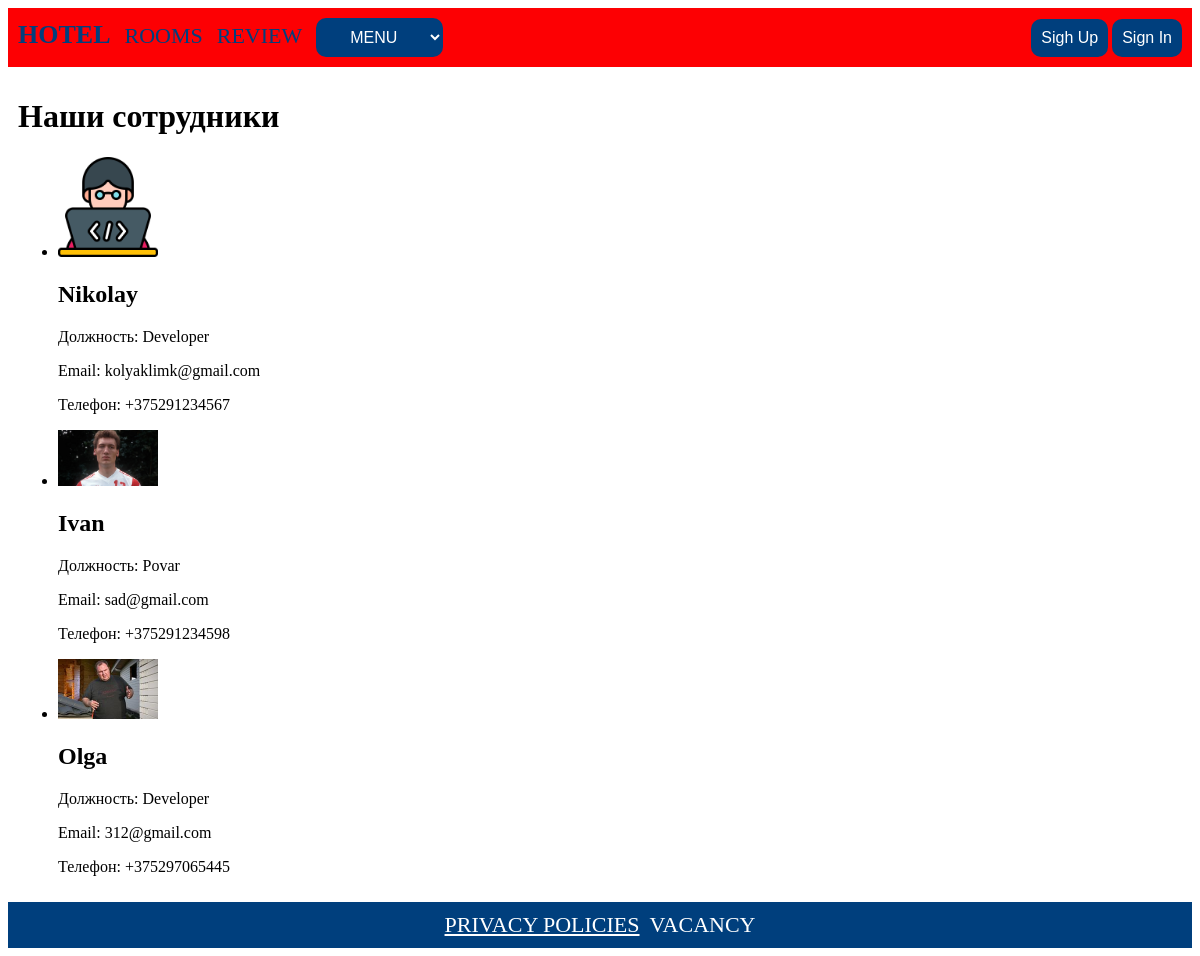
/employee/, run on the app's committed database.
### employee/models.py (models this page shows, shortened)
class Employee(models.Model):
    name = models.CharField(max_length=100)
    position = models.CharField(max_length=200)
    email = models.EmailField()
    phone = models.CharField(max_length=30)
    photo = models.ImageField(upload_to='static/employees/')

### employee/views.py (the view)
# urls.py: path('', views.contacts, name='home'),
def contacts(request):
    employees = Employee.objects.all()
    context = {'employees': employees}
    return render(request, 'employee.html', context)

### employee/templates/employee.html (shortened to what this page needs)
{% extends 'hotel/base_hotel.html' %}
{% block content %}
<h1>Наши сотрудники</h1>
<ul>
    {% for employee in employees %}
    <li>
        <img src="{{ employee.photo.url }}" alt="{{ employee.name }}" width="100">
        <h2>{{ employee.name }}</h2>
        <p>Должность: {{ employee.position }}</p>
        <p>Email: {{ employee.email }}</p>
        <p>Телефон: {{ employee.phone }}</p>
    </li>
    {% endfor %}
</ul>
{% endblock %}

### data on the page
Employee: photo (picture), name "Nikolay", position "Developer", email "kolyaklimk@gmail.com", phone "+375291234567"
Employee: photo (picture), name "Ivan", position "Povar", email "sad@gmail.com", phone "+375291234598"
Employee: photo (picture), name "Olga", position "Developer", email "312@gmail.com", phone "+375297065445"
